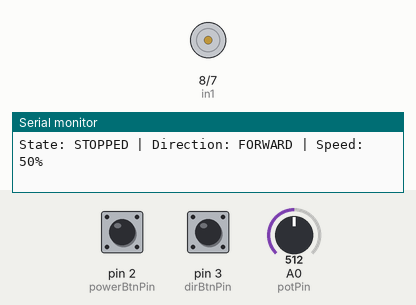
A sketch run on a simulated Arduino Uno, built with avr-gcc and run on an emulated ATmega328P. Shown: motor-driver pin pairs drawn as motors (green arrow = first pin HIGH = forward, orange = second pin HIGH = backward, longer = more drive, scaled by the enable pin), the last lines printed to the serial monitor. The inputs (shaded band) are chosen by the test bench; at power-on: pin 2 (powerBtnPin) HIGH, pin 3 (dirBtnPin) HIGH, A0 (potPin) = 512.

Above: at 1.2 s.
1.3 s: pin 2 (powerBtnPin) pulled LOW for 0.15 s
At 2.5 s:
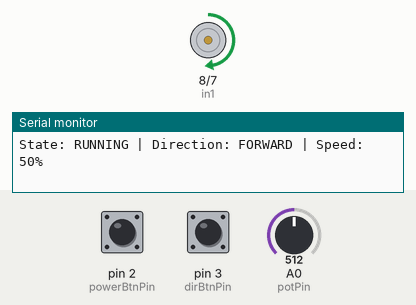
2.9 s: pin 3 (dirBtnPin) pulled LOW for 0.15 s
At 3.8 s:
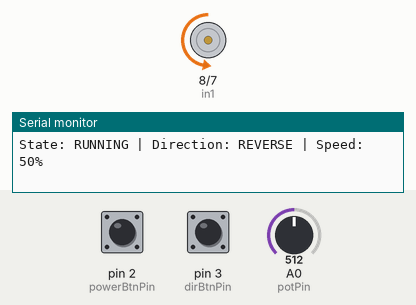
4.5 s: A0 (potPin) set to 716
At 5.6 s:
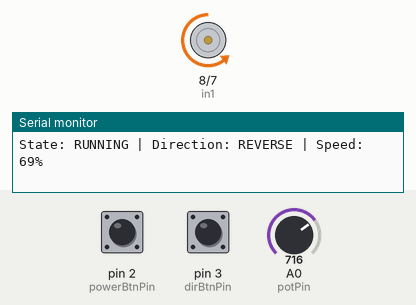
6.0 s: A0 (potPin) set to 900
At 6.7 s:
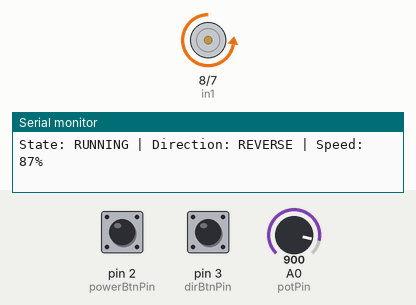
7.5 s: pin 3 (dirBtnPin) pulled LOW for 1 s
At 8.5 s:
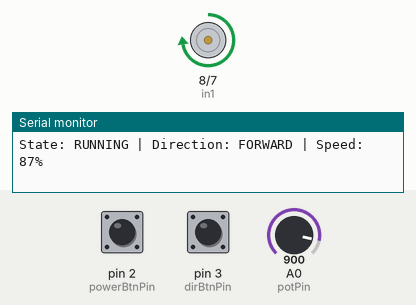
10.0 s: A0 (potPin) set to 122
At 10.9 s:
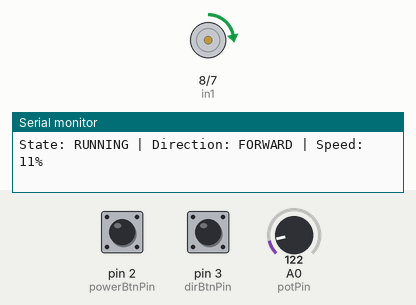
Timing chart, 0 to 12.5 s (numbered marks = the images above; inputs shaded):
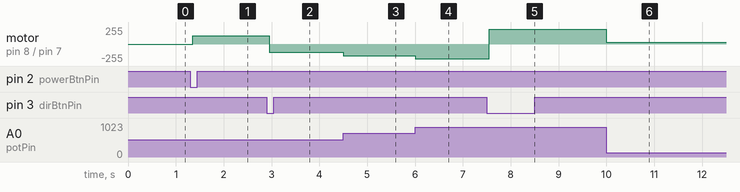

The sketch:

dc_motor_control.ino
```cpp
/*
 * DC Motor Speed & Direction Control with L298N
 * Path: /week3/dc_motor_control/dc_motor_control.ino
 */

// Pin Definitions
const int enA = 9;   // PWM Speed Control
const int in1 = 8;   // Direction Pin 1
const int in2 = 7;   // Direction Pin 2
const int potPin = A0;
const int powerBtnPin = 2;
const int dirBtnPin = 3;

// State Variables
bool motorRunning = false;
bool motorForward = true;

// Button Debounce Tracking
bool lastPowerBtnState = HIGH;
bool lastDirBtnState = HIGH;

// Timer for Serial Output
unsigned long previousMillis = 0;
const long serialInterval = 500; // Update serial every 500ms

void setup() {
  Serial.begin(9600);

  pinMode(enA, OUTPUT);
  pinMode(in1, OUTPUT);
  pinMode(in2, OUTPUT);

  // Internal pull-ups so we don't need external resistors for the buttons
  pinMode(powerBtnPin, INPUT_PULLUP);
  pinMode(dirBtnPin, INPUT_PULLUP);

  // Ensure motor is off at startup
  digitalWrite(in1, LOW);
  digitalWrite(in2, LOW);
  analogWrite(enA, 0);

  Serial.println("L298N DC Motor Controller Initialized.");
}

void loop() {
  // --- 1. READ INPUTS ---
  bool currentPowerBtnState = digitalRead(powerBtnPin);
  bool currentDirBtnState = digitalRead(dirBtnPin);
  int potValue = analogRead(potPin);

  // --- 2. BUTTON EDGE DETECTION (TOGGLES) ---

  // Check for Power Button press (HIGH to LOW transition)
  if (lastPowerBtnState == HIGH && currentPowerBtnState == LOW) {
    motorRunning = !motorRunning;
    delay(50); // Simple debounce
  }
  lastPowerBtnState = currentPowerBtnState;

  // Check for Direction Button press (HIGH to LOW transition)
  if (lastDirBtnState == HIGH && currentDirBtnState == LOW) {
    motorForward = !motorForward;
    delay(50); // Simple debounce
  }
  lastDirBtnState = currentDirBtnState;

  // --- 3. MOTOR CONTROL LOGIC ---
  int pwmValue = map(potValue, 0, 1023, 0, 255);
  int speedPercent = map(potValue, 0, 1023, 0, 100);

  if (motorRunning) {
    analogWrite(enA, pwmValue);
    if (motorForward) {
      digitalWrite(in1, HIGH);
      digitalWrite(in2, LOW);
    } else {
      digitalWrite(in1, LOW);
      digitalWrite(in2, HIGH);
    }
  } else {
    // Stop the motor
    analogWrite(enA, 0);
    digitalWrite(in1, LOW);
    digitalWrite(in2, LOW);
  }

  // --- 4. SERIAL MONITOR LOGGING ---
  unsigned long currentMillis = millis();
  if (currentMillis - previousMillis >= serialInterval) {
    previousMillis = currentMillis;

    Serial.print("State: ");
    Serial.print(motorRunning ? "RUNNING" : "STOPPED");
    Serial.print(" | Direction: ");
    Serial.print(motorForward ? "FORWARD" : "REVERSE");
    Serial.print(" | Speed: ");
    Serial.print(speedPercent);
    Serial.println("%");
  }
}
```

Measured:
- after the input at 1.3 s, motor on pin 8 (in1) / pin 7 (in2): stopped → forward 127/255 after 0.05 s
- after the input at 2.9 s, motor on pin 8 (in1) / pin 7 (in2): forward 127/255 → backward 127/255 after 0.05 s
- after the input at 4.5 s, motor on pin 8 (in1) / pin 7 (in2): backward 127/255 → backward 178/255 at once
- after the input at 6.0 s, motor on pin 8 (in1) / pin 7 (in2): backward 178/255 → backward 224/255 at once
- after the input at 7.5 s, motor on pin 8 (in1) / pin 7 (in2): backward 224/255 → forward 224/255 after 0.05 s
- after the input at 10.0 s, motor on pin 8 (in1) / pin 7 (in2): forward 224/255 → forward 30/255 at once
